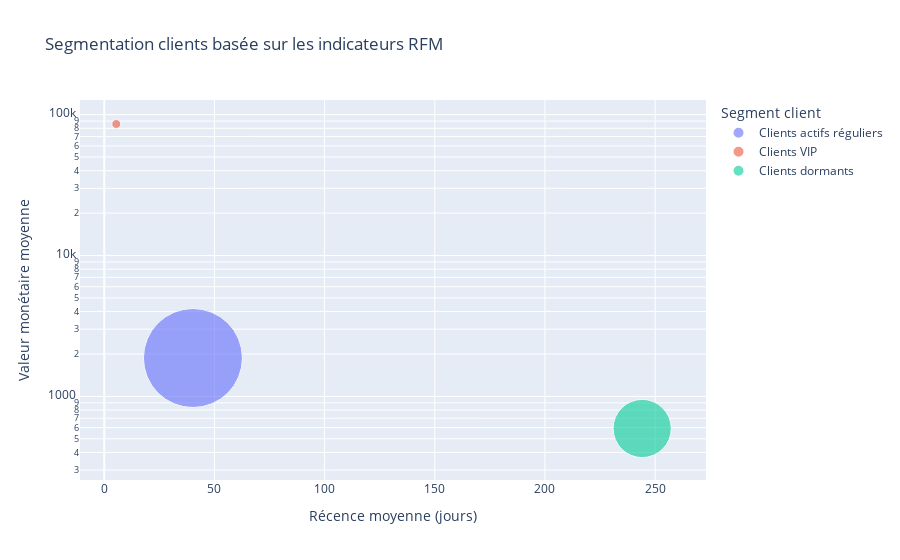

The code cell stored with this chart in its notebook:
### Code cell
pdf["cluster_label"] = pdf["cluster"].map({
    0: "Clients actifs réguliers",
    1: "Clients VIP",
    2: "Clients dormants"
})

fig = px.scatter(
    pdf,
    x="avg_recency",
    y="avg_monetary",
    size="nb_clients",
    color="cluster_label",
    hover_name="cluster_label",
    size_max=70,
    title="Segmentation clients basée sur les indicateurs RFM",
    labels={
        "avg_recency": "Récence moyenne (jours)",
        "avg_monetary": "Valeur monétaire moyenne",
        "nb_clients": "Nombre de clients",
        "cluster_label": "Segment client"
    },
    hover_data={
        "nb_clients": True,
        "avg_frequency": True,
        "avg_recency": True,
        "avg_monetary": True,
        "cluster": False
    }
)

# Échelle log pour mieux visualiser les écarts
fig.update_yaxes(type="log")

# Légère amélioration esthétique
fig.update_traces(opacity=0.85)

fig.show()

### Figure 1 — Plotly figure (JSON) as saved in the notebook; plotly's stock layout.template omitted (floating-point values rounded to 4 significant figures)
{"data": [{"customdata": [[3205.0, 4.696, 0.0]], "hovertemplate": "<b>%{hovertext}</b><br><br>Segment client=Clients actifs réguliers<br>Récence moyenne (jours)=%{x}<br>Valeur monétaire moyenne=%{y}<br>Nombre de clients=%{customdata[0]}<br>avg_frequency=%{customdata[1]}<extra></extra>", "hovertext": ["Clients actifs réguliers"], "legendgroup": "Clients actifs réguliers", "marker": {"color": "#636efa", "size": [3205], "sizemode": "area", "sizeref": 0.6541, "symbol": "circle"}, "mode": "markers", "name": "Clients actifs réguliers", "opacity": 0.85, "orientation": "v", "showlegend": true, "type": "scatter", "x": [40.24], "xaxis": "x", "y": [1872.0], "yaxis": "y"}, {"customdata": [[26.0, 66.42, 1.0]], "hovertemplate": "<b>%{hovertext}</b><br><br>Segment client=Clients VIP<br>Récence moyenne (jours)=%{x}<br>Valeur monétaire moyenne=%{y}<br>Nombre de clients=%{customdata[0]}<br>avg_frequency=%{customdata[1]}<extra></extra>", "hovertext": ["Clients VIP"], "legendgroup": "Clients VIP", "marker": {"color": "#EF553B", "size": [26], "sizemode": "area", "sizeref": 0.6541, "symbol": "circle"}, "mode": "markers", "name": "Clients VIP", "opacity": 0.85, "orientation": "v", "showlegend": true, "type": "scatter", "x": [5.462], "xaxis": "x", "y": [85830.0], "yaxis": "y"}, {"customdata": [[1107.0, 1.584, 2.0]], "hovertemplate": "<b>%{hovertext}</b><br><br>Segment client=Clients dormants<br>Récence moyenne (jours)=%{x}<br>Valeur monétaire moyenne=%{y}<br>Nombre de clients=%{customdata[0]}<br>avg_frequency=%{customdata[1]}<extra></extra>", "hovertext": ["Clients dormants"], "legendgroup": "Clients dormants", "marker": {"color": "#00cc96", "size": [1107], "sizemode": "area", "sizeref": 0.6541, "symbol": "circle"}, "mode": "markers", "name": "Clients dormants", "opacity": 0.85, "orientation": "v", "showlegend": true, "type": "scatter", "x": [244.1], "xaxis": "x", "y": [591.9], "yaxis": "y"}], "layout": {"legend": {"itemsizing": "constant", "title": {"text": "Segment client"}, "tracegroupgap": 0}, "title": {"text": "Segmentation clients basée sur les indicateurs RFM"}, "xaxis": {"anchor": "y", "domain": [0, 1], "title": {"text": "Récence moyenne (jours)"}}, "yaxis": {"anchor": "x", "domain": [0, 1], "title": {"text": "Valeur monétaire moyenne"}, "type": "log"}}}
